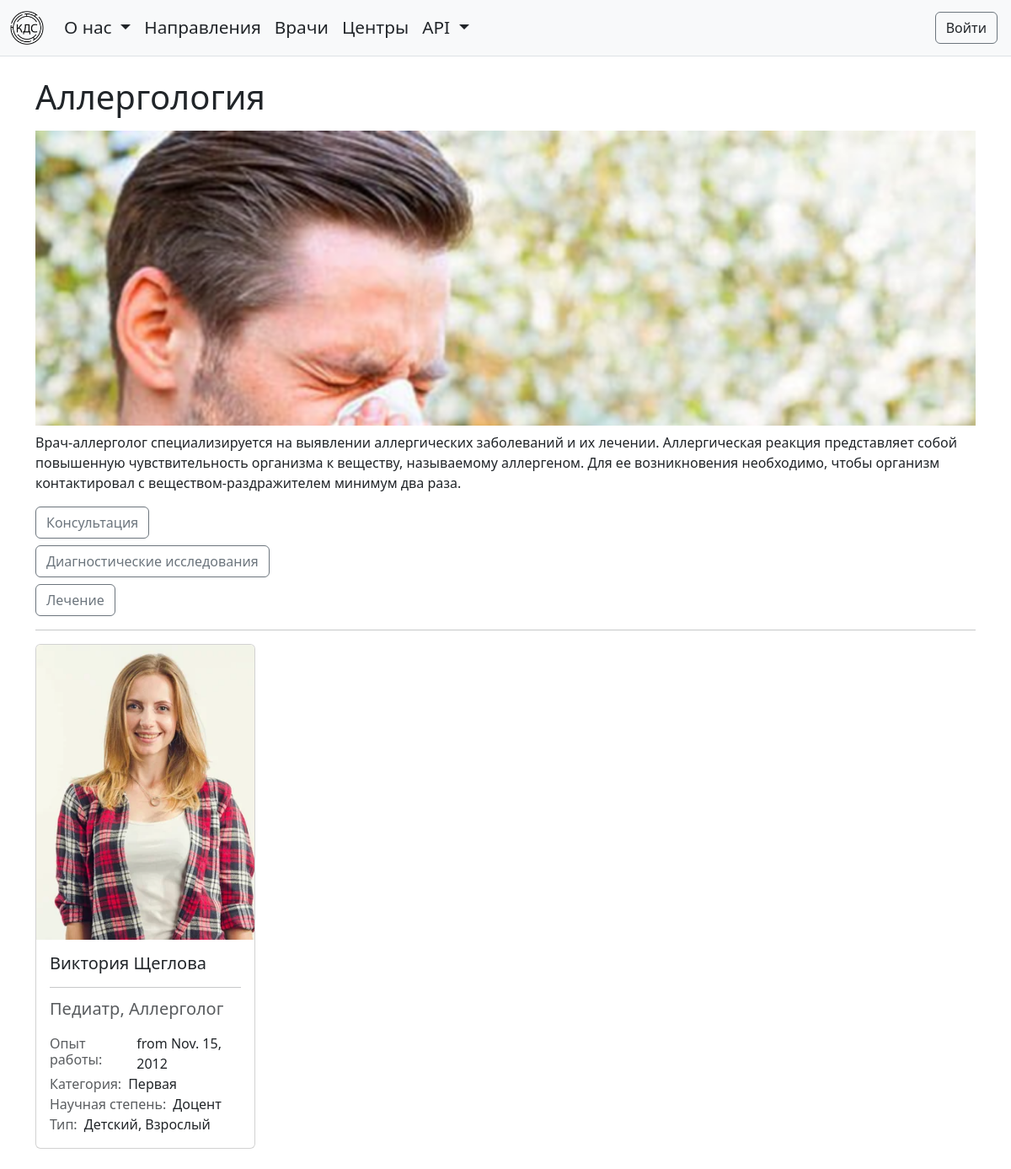
Page /services/category/allergologiya/ on the committed database.
### services/models.py (models this page shows, shortened)
class Category(models.Model):
    name = models.CharField(max_length=100)
    slug = models.SlugField(max_length=100, unique=True, db_index=True, verbose_name="URL")
    image = models.ImageField(upload_to='images/services/categories', null=True, blank=True)
    description = models.TextField(max_length=1000, null=True, blank=True)
    class Meta:
        verbose_name_plural = 'categories'

class SubCategory(models.Model):
    name = models.CharField(max_length=100)
    category = models.ForeignKey(Category, on_delete=models.CASCADE)
    class Meta:
        verbose_name_plural = 'subcategories'
        verbose_name = 'subcategory'

### doctors/models.py (models this page shows, shortened)
class Profile(models.Model):
    user = models.OneToOneField(User, on_delete=models.CASCADE)
    specializations = models.ManyToManyField(Specialization)
    experience = models.DateField(null=True, blank=True)
    category = models.ForeignKey(Category, on_delete=models.SET_NULL, null=True, blank=True)
    academic_degree = models.ForeignKey(AcademicDegree, on_delete=models.SET_NULL, null=True, blank=True)
    types = models.ManyToManyField(Type)
    photo = models.ImageField(upload_to='images/doctors/profile_photos', null=True, blank=True)

class Specialization(models.Model):
    name = models.CharField(max_length=100)
    service_category = models.ForeignKey(ServiceCategory, on_delete=models.SET_NULL, null=True, blank=True)
    def __str__(self):
        return self.name

class Category(models.Model):
    name = models.CharField(max_length=100)
    class Meta:
        verbose_name_plural = 'categories'

class AcademicDegree(models.Model):
    name = models.CharField(max_length=100)

class Type(models.Model):
    name = models.CharField(max_length=100)
    def __str__(self):
        return self.name

### services/views.py (the view)
# urls.py: path('category/<slug:slug>/', category_detail, name='category_detail'),
def category_detail(request, slug):
    category = get_object_or_404(Category, slug=slug)
    subcategories = category.subcategory_set.all()
    context = {
        'category': category,
        'subcategories': subcategories,
    }
    return render(request, 'services/category_detail.html', context)

### doctors/templatetags/doctors_tag.py (called while the page is built)
@register.inclusion_tag('doctors/doctors_tag.html')
def get_doctors(service_category_slug=None):
    if service_category_slug:
        profiles = Profile.objects.filter(specializations__service_category__slug=service_category_slug).distinct()
    else:
        profiles = Profile.objects.all()
    return {'profiles': profiles}

### services/templates/services/category_detail.html (shortened to what this page needs)
{% extends 'base.html' %}
{% load doctors_tag %}s
{% load static %}
{% block head %}
    <link rel="stylesheet" href="{% static 'services/css/styles.css' %}">
{% endblock %}
{% block content %}
    <h1 class="mb-3">{{ category.name }}</h1>
    {% if category.image %}
        <div class="image-container">
            <img src="{{ category.image.url }}" alt="{{ category.name }}" class="category-image">
        </div>
    {% endif %}
    <p class="mt-2">{{ category.description }}</p>
    {% for subcategory in subcategories %}
        <h2>
            <button class="btn btn-outline-secondary" type="button" data-bs-toggle="collapse"
                    data-bs-target="#collapse-{{ subcategory.id }}" aria-expanded="false">
                {{ subcategory.name }}
            </button>
        </h2>
    {% endfor %}
    <hr />
    {% get_doctors service_category_slug=category.slug %}
{% endblock %}

### templates/base.html (shortened to what this page needs)
{% load bootstrap5 %}
{% bootstrap_css %}
{% load static %}
<!DOCTYPE html>
<html>
<head>
    <link rel="stylesheet" href="{% static 'website/css/styles.css' %}">
    {% block head %}{% endblock %}
</head>
<body>
    <nav class="navbar navbar-expand-lg navbar-light bg-light border-bottom mb-4">
        <div class="container-fluid">
            <a class="navbar-brand" href="{% url 'home' %}">
                <img src="{% static 'website/images/logo/logo.png' %}" alt=""
                     class="d-inline-block align-text-top nav-image">
            </a>
            <div class="collapse navbar-collapse" id="navbarNavDropdown">
                <ul class="navbar-nav">
                    <li class="nav-item dropdown">
                        <a class="nav-link dropdown-toggle" href="#" id="navbarDropdownMenuLink" role="button"
                           data-bs-toggle="dropdown" aria-expanded="false">
                            О нас
                        </a>
                    </li>
                    <li class="nav-item">
                        <a class="nav-link" aria-current="page" href="{% url 'category_list' %}">Направления</a>
                    </li>
                    <li class="nav-item">
                        <a class="nav-link" href="{% url 'doctors_list' %}">Врачи</a>
                    </li>
                    <li class="nav-item">
                        <a class="nav-link" href="{% url 'medical_centers' %}">Центры</a>
                    </li>
                    <li class="nav-item dropdown">
                        <a class="nav-link dropdown-toggle" href="#" id="navbarDropdownMenuLinkAPI" role="button"
                           data-bs-toggle="dropdown" aria-expanded="false">
                            API
                        </a>
                    </li>
                </ul>
            </div>
        </div>
        {% if user.is_authenticated %}
            <a class="btn btn-outline-secondary me-3" href="{% url 'logout' %}">Выйти</a>
        {% else %}
            <a class="btn btn-outline-secondary me-3" href="{% url 'login' %}">Войти</a>
        {% endif %}
    </nav>
    <div class="container">
        <main role="main">
            {% block content %}{% endblock %}
        </main>
    </div>
</body>
</html>

### doctors/templates/doctors/doctors_tag.html
{% load static %}
<link rel="stylesheet" href="{% static 'doctors/css/styles.css' %}">
<div class="row">
    {% for profile in profiles %}
    <div class="col-md-3 mb-4">
        <div class="card h-100">
            <div class="card-img-top-container">
                {% if profile.photo %}
                <img src="{{ profile.photo.url }}" alt="Profile Photo" class="card-img-top">
                {% else %}
                <img src="https://via.placeholder.com/500x500?text=No+Image" alt="No Image">
                {% endif %}
            </div>
            <div class="card-body">
                <h5 class="card-title">{{ profile.user.get_full_name }}</h5>
                <hr/>
                {% if profile.specializations.all %}
                <h5 class="card-subtitle mb-3 text-muted" style="line-height: 1.3;">
                    {{ profile.specializations.all|join:", " }}</h5>
                {% endif %}
                {% if profile.experience %}
                <div class="d-flex align-items-center align-items-baseline">
                    <h6 class="card-subtitle text-muted me-2">Опыт работы:</h6>
                    <span class="card-text">from {{ profile.experience }}</span>
                </div>
                {% endif %}
                {% if profile.category %}
                <div class="d-flex align-items-center align-items-baseline">
                    <h6 class="card-subtitle text-muted me-2">Категория:</h6>
                    <span class="card-text">{{ profile.category.name }}</span>
                </div>
                {% endif %}
                {% if profile.academic_degree %}
                <div class="d-flex align-items-center align-items-baseline">
                    <h6 class="card-subtitle text-muted me-2">Научная степень:</h6>
                    <span class="card-text">{{ profile.academic_degree.name }}</span>
                </div>
                {% endif %}
                {% if profile.types.all %}
                <div class="d-flex align-items-center align-items-baseline">
                    <h6 class="card-subtitle text-muted me-2">Тип:</h6>
                    <span class="card-text">{{ profile.types.all|join:", " }}</span>
                </div>
                {% endif %}
            </div>
        </div>
    </div>
    {% endfor %}
</div>

### website/static/website/css/styles.css (style rules this page uses)
.nav-image { width: 40px; height: 40px; object-fit: cover; }
.nav-link { font-size: 130%; }

### services/static/services/css/styles.css (style rules this page uses)
.card-img-top-container { height: 200px; overflow: hidden; }
.card-img-top-container img { object-fit: cover; width: 100%; height: 100%; }
.card { transition: transform 0.4s; }
.image-container { max-height: 350px; overflow: hidden; }
.category-image { object-fit: cover; width: 100%; height: 100%; }
a:hover, a:visited, a:link, a:active { text-decoration: none; color: #212529; }

### doctors/static/doctors/css/styles.css (style rules this page uses)
.card-img-top-container { height: 350px; overflow: hidden; }
.card-img-top-container img { object-fit: cover; width: 100%; height: 100%; }

### rows in the picture
Category: name "Аллергология", image (picture), description "Врач-аллерголог специализируется на выявлении аллергических заболеваний и их лечении. Аллергическая реакция представляет собой повышенную чувствительность организма к веществу, называемому аллергеном. Для ее возникновения необходимо, чтобы организм контактировал с веществом-раздражителем минимум два раза."
SubCategory: name "Консультация"
SubCategory: name "Диагностические исследования"
SubCategory: name "Лечение"
Profile: photo (picture), user.get_full_name "Виктория Щеглова", specializations.all "Педиатр, Аллерголог", experience "Nov. 15, 2012", category.name "Первая", academic_degree.name "Доцент", types.all "Детский, Взрослый"
